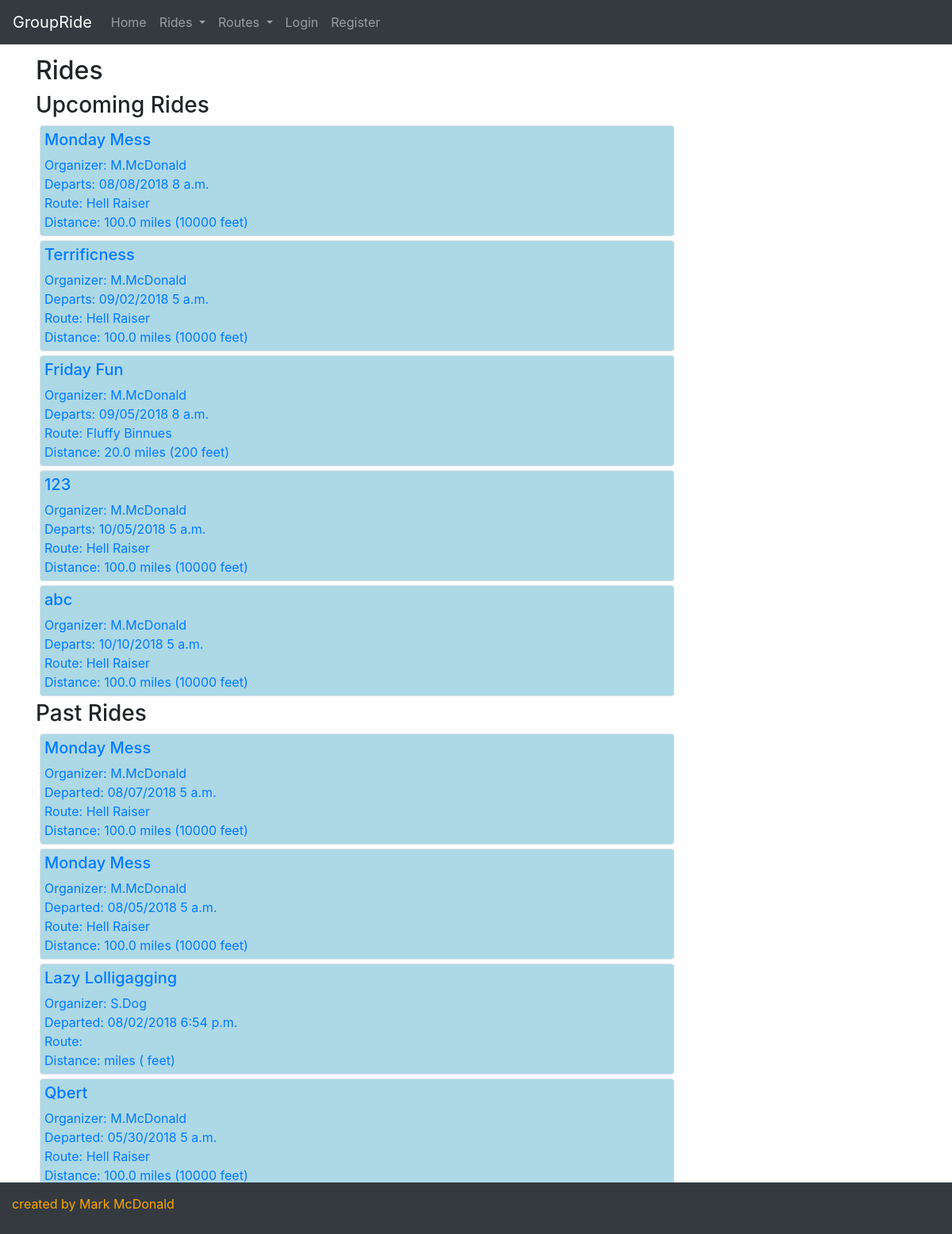
/rides/, run on an earlier commit of the app's database.
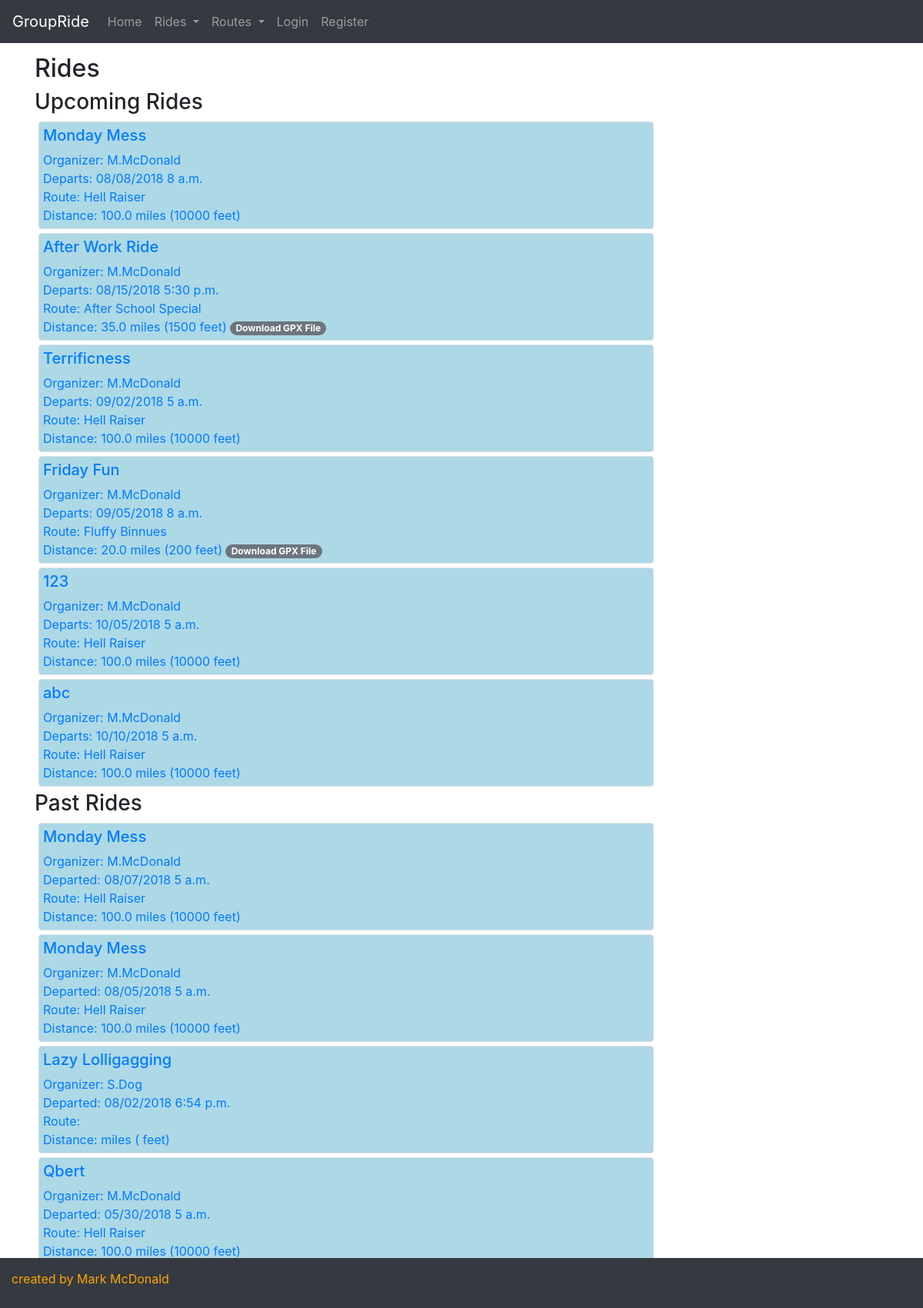
And on a later commit of the database.
### groupride/models.py (models this page shows, shortened)
class Ride(models.Model):
    created_by = models.ForeignKey(User, on_delete = models.SET_NULL, blank = True, null = True, related_name = "created_rides")
    created_on = models.DateTimeField(auto_now_add = True, editable = False, blank = False)
    ride_name = models.CharField(max_length = 256, blank = True, null = True)
    ride_date = models.DateTimeField(editable = True, blank = False, null = False)
    private = models.BooleanField(default = False)
    route = models.ForeignKey(Route, on_delete = models.SET_NULL, blank = True, null = True, related_name = "rides")
    confirmed_riders = models.ManyToManyField(User, related_name = "confirmed_ride")
    invited_riders = models.ManyToManyField(User, related_name = "invited_ride")
    comments = models.ManyToManyField(Comment, blank = True)

class Route(models.Model):
    created_by = models.ForeignKey(User, on_delete = models.SET_NULL, blank = True, null = True, related_name = "created_routes")
    created_on = models.DateTimeField(auto_now_add = True, editable = False, blank = False)
    route_name = models.CharField(max_length = 256, blank = True, null = True)
    miles = models.DecimalField(max_digits = 6, decimal_places = 1, blank = True, null = True)
    vertical_feet = models.IntegerField(blank = True, null = True)
    origin = models.CharField(max_length = 64, blank = True, null = True)
    reviews = models.ManyToManyField(Review, blank = True)
    gpxfile = models.FileField(blank = True, null = True)

### groupride/views.py (the view)
# urls.py: path("rides/", views.rides, name="rides"),
def rides(request):
    upcoming_rides = Ride.objects.filter(ride_date__gte = datetime.now()).order_by('ride_date')
    past_rides = Ride.objects.filter(ride_date__lt = datetime.now()).order_by('ride_date').reverse()
    context = {
        'upcoming_rides': upcoming_rides,
        'past_rides': past_rides,
        }
    return render(request, "groupride/rides.html", context)

### groupride/templates/groupride/rides.html (shortened to what this page needs)
{% extends 'groupride/template.html' %}
{% block body %}
  <div class="container">
    <h2>Rides</h2>
    <div class="panel-group">
    <h3>Upcoming Rides</h3>
    {% for ride in upcoming_rides %}
      {% if ride.private is True and user in ride.invited_riders.all or ride.private is not True %}
        <a href="/ride/{{ride.id}}">
          <div class="ride_header border rounded" style="min-width: 20rem; max-width: 50rem">
            <div>
              <h5>{{ride.ride_name}}
              </h5>
              <div>Organizer: {{ride.created_by.first_name|slice:":1" }}.{{ride.created_by.last_name}} </div>
            </div>
            <div>
              <span class="">Departs: {{ ride.ride_date|date:"SHORT_DATE_FORMAT" }} {{ ride.ride_date|time:"TIME_FORMAT" }} </span>
            </div>
            <a href="/route/{{ride.route.id}}">
              <div>Route: {{ride.route.route_name}}</div>
              <div>
                <span class="">Distance: {{ride.route.miles}} miles </span>
                <span class="">({{ride.route.vertical_feet}} feet)</span>
            </a>
                {% if ride.route.gpxfile %}
                  <a href={{ride.route.gpxfile}} download>
                    <span class="badge badge-pill badge-secondary">Download GPX File</span>
                  </a>
                {% endif %}
              </div>
          </div>
        </a>
      {% endif %}
    {% endfor %}
    <div class="panel-group">
    <h3>Past Rides</h3>
    {% for ride in past_rides %}
    <a href="/ride/{{ride.id}}">
      <div class="ride_header border rounded" style="min-width: 20rem; max-width: 50rem">
        <div>
          <h5>{{ride.ride_name}}</h5>
          <div>Organizer: {{ride.created_by.first_name|slice:":1" }}.{{ride.created_by.last_name}} </div>
        </div>
        <div>
          <span class="">Departed: {{ ride.ride_date|date:"SHORT_DATE_FORMAT" }} {{ ride.ride_date|time:"TIME_FORMAT" }} </span>
        </div>
        <a href="/route/{{ride.route.id}}">
          <div>Route: {{ride.route.route_name}}</div>
          <div>
            <span class="">Distance: {{ride.route.miles}} miles </span>
            <span class="">({{ride.route.vertical_feet}} feet)</span>
        </a>
          </div>
      </div>
    </a>
    {% endfor %}
{% endblock %}

What changed in the data, as far as the page shows it:
added Ride: ride_name "After Work Ride", created_by.first_name "M", created_by.last_name "McDonald", ride_date "08/15/2018", ride_date "5:30 p.m.", route.route_name "After School Special", route.miles "35.0", route.vertical_feet "1500", shown under "Upcoming Rides"
shown differently, row unchanged: Ride "Friday Fun": now shows "Download GPX File"
